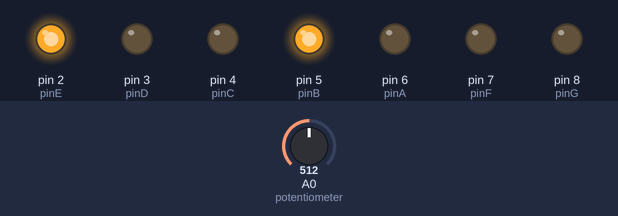
This sketch was run on a simulated Arduino Uno, built with avr-gcc and run on an emulated ATmega328P. Parts: output pins drawn as LEDs (lit = HIGH). Inputs (shaded band) come from the test bench; at power-on: A0 (potentiometer) = 512.

Above: at 1.2 s.
1.3 s: A0 (potentiometer) set to 502
At 2.5 s:
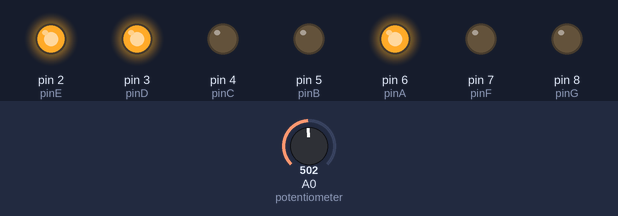
2.8 s: A0 (potentiometer) set to 306
At 3.9 s:
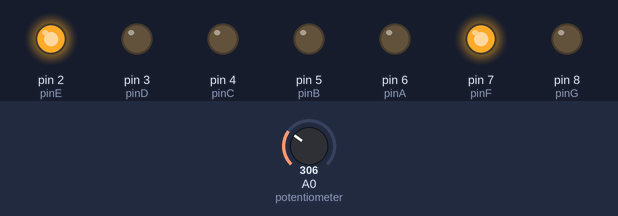
4.3 s: A0 (potentiometer) set to 292
At 5.0 s:
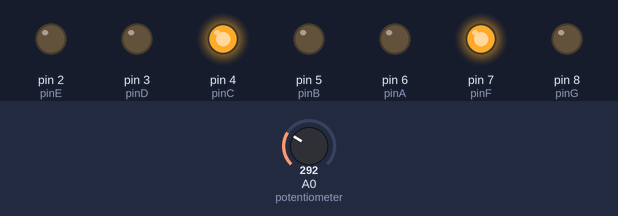
5.8 s: A0 (potentiometer) set to 122
At 6.2 s:
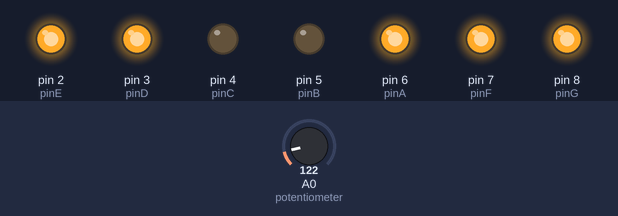
7.3 s: A0 (potentiometer) set to 96
At 8.5 s:
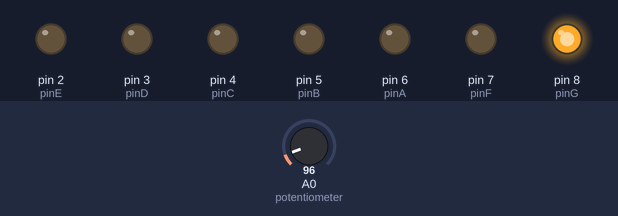
8.8 s: A0 (potentiometer) set to 112
At 9.6 s:
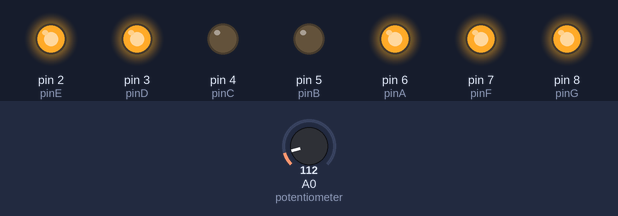
Timing chart, 0 to 11.3 s (numbered marks = the images above; inputs shaded):
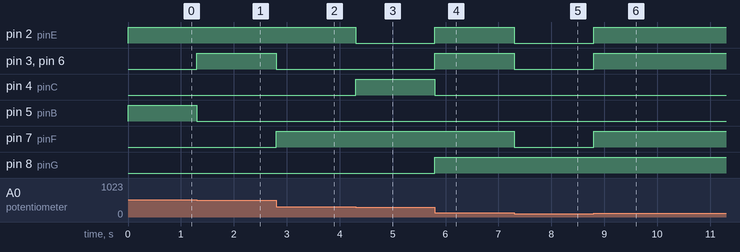

The sketch:

sketch_oct30b11.ino
```cpp
int potentiometer = A0;
int potval;

const int pinA = 6;
int pinB = 5;
int pinC = 4;
int pinD = 3;
int pinE = 2;
int pinF = 7;
int pinG = 8;


void setup() {
  pinMode(pinA, OUTPUT);
  pinMode(pinB, OUTPUT);
  pinMode(pinC, OUTPUT);
  pinMode(pinD, OUTPUT);
  pinMode(pinE, OUTPUT);
  pinMode(pinF, OUTPUT);
  pinMode(pinG, OUTPUT);
}

void loop() {
  potval=analogRead(potentiometer);
  if (potval>=0 && potval<=101){
    //0
    digitalWrite(pinA, LOW);
    digitalWrite(pinB, LOW);
    digitalWrite(pinC, LOW);
    digitalWrite(pinD, LOW);
    digitalWrite(pinE, LOW);
    digitalWrite(pinF, LOW);
    digitalWrite(pinG, HIGH);
    }
  else if (potval>=102 && potval<=203){
     //1
    digitalWrite(pinA, HIGH);
    digitalWrite(pinB, LOW);
    digitalWrite(pinC, LOW);
    digitalWrite(pinD, HIGH);
    digitalWrite(pinE, HIGH);
    digitalWrite(pinF, HIGH);
    digitalWrite(pinG, HIGH);
    }
  else if (potval>=204 && potval<=305){
     //2
    digitalWrite(pinA, LOW);
    digitalWrite(pinB, LOW);
    digitalWrite(pinC, HIGH);
    digitalWrite(pinD, LOW);
    digitalWrite(pinE, LOW);
    digitalWrite(pinF, HIGH);
    digitalWrite(pinG, LOW);
    }
  else if (potval>=306 && potval<=407){
    //3
    digitalWrite(pinA, LOW);
    digitalWrite(pinB, LOW);
    digitalWrite(pinC, LOW);
    digitalWrite(pinD, LOW);
    digitalWrite(pinE, HIGH);
    digitalWrite(pinF, HIGH);
    digitalWrite(pinG, LOW);
    }
  else if (potval>=408 && potval<=509){
    //4
    digitalWrite(pinA, HIGH);
    digitalWrite(pinB, LOW);
    digitalWrite(pinC, LOW);
    digitalWrite(pinD, HIGH);
    digitalWrite(pinE, HIGH);
    digitalWrite(pinF, LOW);
    digitalWrite(pinG, LOW);
    }
  else if (potval>=510 && potval<=611){
    //5
    digitalWrite(pinA, LOW);
    digitalWrite(pinB, HIGH);
    digitalWrite(pinC, LOW);
    digitalWrite(pinD, LOW);
    digitalWrite(pinE, HIGH);
    digitalWrite(pinF, LOW);
    digitalWrite(pinG, LOW);
    }
  else if (potval>=612 && potval<=713){
    //6
    digitalWrite(pinA, LOW);
    digitalWrite(pinB, HIGH);
    digitalWrite(pinC, LOW);
    digitalWrite(pinD, LOW);
    digitalWrite(pinE, LOW);
    digitalWrite(pinF, LOW);
    digitalWrite(pinG, LOW);
    }
  else if (potval>=714 && potval<=815){
    //7
    digitalWrite(pinA, LOW);
    digitalWrite(pinB, LOW);
    digitalWrite(pinC, LOW);
    digitalWrite(pinD, HIGH);
    digitalWrite(pinE, HIGH);
    digitalWrite(pinF, HIGH);
    digitalWrite(pinG, HIGH);
    }
  else if (potval>=816 && potval<=917){
    //8
    digitalWrite(pinA, LOW);
    digitalWrite(pinB, LOW);
    digitalWrite(pinC, LOW);
    digitalWrite(pinD, LOW);
    digitalWrite(pinE, LOW);
    digitalWrite(pinF, LOW);
    digitalWrite(pinG, LOW);
    }
  else if (potval>=917 && potval<=1023){
    //9
    digitalWrite(pinA, LOW);
    digitalWrite(pinB, LOW);
    digitalWrite(pinC, LOW);
    digitalWrite(pinD, LOW);
    digitalWrite(pinE, HIGH);
    digitalWrite(pinF, LOW);
    digitalWrite(pinG, LOW);
    }


}
```

potentio.cpp
```cpp
#include <Arduino.h>
#include "potentio.h"

int potentiometer = 0;
int potval;
const int pinA;
const int pinB;
const int pinC;
const int pinD;
const int pinE;
const int pinF;
const int pinJ;

Potentio::Potentio(int pinA,int pinB,int pinC,int pinD,int pinE,int pinF,int pinJ,int pinP)
{
pinMode(pinA, OUTPUT);
_pinA = pinA;
pinMode(pinB, OUTPUT);
_pinB = pinB;
pinMode(pinC, OUTPUT);
_pinC = pinC;
pinMode(pinD, OUTPUT);
_pinD = pinD;
pinMode(pinE, OUTPUT);
_pinE = pinE;
pinMode(pinF, OUTPUT);
_pinF = pinF;
pinMode(pinJ, OUTPUT);
_pinJ = pinJ;
//pinMode(pinP, INPUT);
_pinP = pinP;
}
void Potentio::num0(){
  int potval=analogRead(potentiometer);
  if (potval>=0 && potval<=101){
    digitalWrite(pinA, LOW);
    digitalWrite(pinB, LOW);
    digitalWrite(pinC, LOW);
    digitalWrite(pinD, LOW);
    digitalWrite(pinE, LOW);
    digitalWrite(pinF, LOW);
    digitalWrite(pinJ, HIGH);
}
}
void Potentio::num1(){
  int potval=analogRead(potentiometer);
  if (potval>=102 && potval<=203){
    digitalWrite(pinA, HIGH);
    digitalWrite(pinB, LOW);
    digitalWrite(pinC, LOW);
    digitalWrite(pinD, HIGH);
    digitalWrite(pinE, HIGH);
    digitalWrite(pinF, HIGH);
    digitalWrite(pinJ, HIGH);
  }
}
void Potentio::num2(){
  int potval=analogRead(potentiometer);
  if (potval>=204 && potval<=305){
    digitalWrite(pinA, LOW);
    digitalWrite(pinB, LOW);
    digitalWrite(pinC, HIGH);
    digitalWrite(pinD, LOW);
    digitalWrite(pinE, LOW);
    digitalWrite(pinF, HIGH);
    digitalWrite(pinJ, LOW);
  }
}
void Potentio::num3(){
  int potval=analogRead(potentiometer);
  if (potval>=306 && potval<=407){
    digitalWrite(pinA, LOW);
    digitalWrite(pinB, LOW);
    digitalWrite(pinC, LOW);
    digitalWrite(pinD, LOW);
    digitalWrite(pinE, HIGH);
    digitalWrite(pinF, HIGH);
    digitalWrite(pinJ, LOW);
  }
}
void Potentio::num4(){
  int potval=analogRead(potentiometer);
  if (potval>=408 && potval<=509){
    digitalWrite(pinA, HIGH);
    digitalWrite(pinB, LOW);
    digitalWrite(pinC, LOW);
    digitalWrite(pinD, HIGH);
    digitalWrite(pinE, HIGH);
    digitalWrite(pinF, LOW);
    digitalWrite(pinJ, LOW);
  }
}
void Potentio::num5(){
  int potval=analogRead(potentiometer);
  if (potval>=510 && potval<=611){
    digitalWrite(pinA, LOW);
    digitalWrite(pinB, HIGH);
    digitalWrite(pinC, LOW);
    digitalWrite(pinD, LOW);
    digitalWrite(pinE, HIGH);
    digitalWrite(pinF, LOW);
    digitalWrite(pinJ, LOW);
  }
}
void Potentio::num6(){
  int potval=analogRead(potentiometer);
  if (potval>=612 && potval<=713){
    digitalWrite(pinA, LOW);
    digitalWrite(pinB, HIGH);
    digitalWrite(pinC, LOW);
    digitalWrite(pinD, LOW);
    digitalWrite(pinE, LOW);
    digitalWrite(pinF, LOW);
    digitalWrite(pinJ, LOW);
  }
}
void Potentio::num7(){
int  potval=analogRead(potentiometer);
  if (potval>=714 && potval<=815){
    digitalWrite(pinA, LOW);
    digitalWrite(pinB, LOW);
    digitalWrite(pinC, LOW);
    digitalWrite(pinD, HIGH);
    digitalWrite(pinE, HIGH);
    digitalWrite(pinF, HIGH);
    digitalWrite(pinJ, HIGH);
  }
}
void Potentio::num8(){
int  potval=analogRead(potentiometer);
  if (potval>=816 && potval<=917){
    digitalWrite(pinA, LOW);
    digitalWrite(pinB, LOW);
    digitalWrite(pinC, LOW);
    digitalWrite(pinD, LOW);
    digitalWrite(pinE, LOW);
    digitalWrite(pinF, LOW);
    digitalWrite(pinJ, LOW);
  }
}
void Potentio::num9(){
int  potval=analogRead(potentiometer);
  if (potval>=917 && potval<=1023){
    digitalWrite(pinA, LOW);
    digitalWrite(pinB, LOW);
    digitalWrite(pinC, LOW);
    digitalWrite(pinD, LOW);
    digitalWrite(pinE, HIGH);
    digitalWrite(pinF, LOW);
    digitalWrite(pinJ, LOW);
  }
   else {
    digitalWrite(13, HIGH);
  }
  }
```

potentio.h
```cpp
#ifndef potentio_h
#define potentio_h

#include "Arduino.h"

class Potentio
{
  public:
    Potentio(int pinA,int pinB,int pinC,int pinD,int pinE,int pinF,int pinJ,int pinP);
    void num0();
    void num1();
    void num2();
    void num3();
    void num4();
    void num5();
    void num6();
    void num7();
    void num8();
    void num9();
  private:
    int _pinA;
    int _pinB;
    int _pinC;
    int _pinD;
    int _pinE;
    int _pinF;
    int _pinJ;
    int _pinP;
};

#endif
```

Measured:
- the behaviour switches between 510 and 509 on A0 (potentiometer) (found by bisection; images 0 and 1)
- the behaviour switches between 306 and 305 on A0 (potentiometer) (found by bisection; images 2 and 3)
- the behaviour switches between 102 and 101 on A0 (potentiometer) (found by bisection; images 4 and 5)
- after the input at 1.3 s, pin 3 (pinD), pin 6 (pinA): LOW → HIGH at once; pin 5 (pinB): HIGH → LOW at once
- after the input at 2.8 s, pin 3 (pinD), pin 6 (pinA): HIGH → LOW at once; pin 7 (pinF): LOW → HIGH at once
- after the input at 4.3 s, pin 2 (pinE): HIGH → LOW at once; pin 4 (pinC): LOW → HIGH at once
- after the input at 5.8 s, pin 2 (pinE), pin 3 (pinD), pin 6 (pinA), pin 8 (pinG): LOW → HIGH at once; pin 4 (pinC): HIGH → LOW at once
- after the input at 7.3 s, pin 2 (pinE), pin 3 (pinD), pin 6 (pinA), pin 7 (pinF): HIGH → LOW at once
- after the input at 8.8 s, pin 2 (pinE), pin 3 (pinD), pin 6 (pinA), pin 7 (pinF): LOW → HIGH at once
